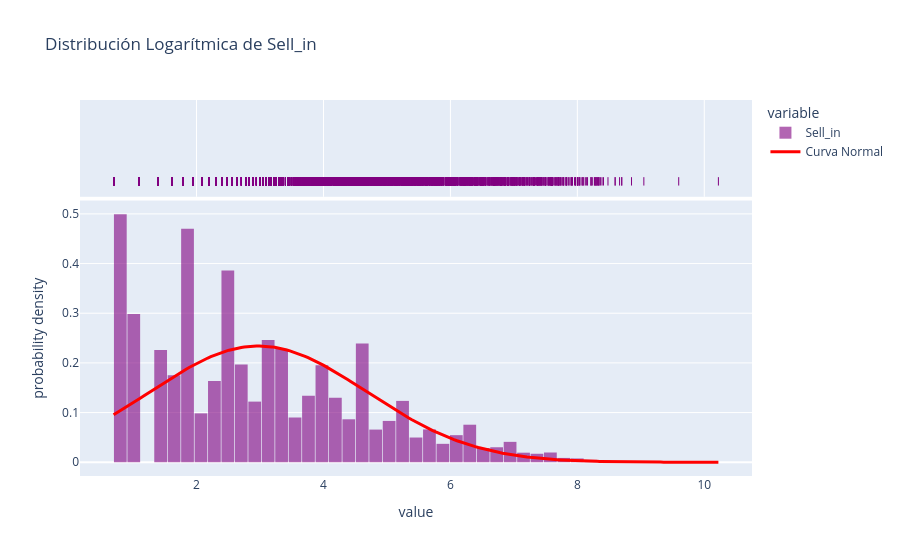

Notebook cell for this chart:
### Markdown cell above
Debido a la alta asimetría de la variable, se aplicará una transformación logarítmica sobre los valores positivos con el objetivo de comprimir el rango de los datos y visualizar con mayor claridad la distribución de los movimientos comerciales.

### Code cell
golden_number = (1 + np.sqrt(5))/2
sample_log = np.log1p(df_sell_positive["Sell_in"])

fig = px.histogram( sample_log
               , width = 900, height=900/golden_number
               , marginal= 'rug'
               , nbins = 80
               , orientation="v"
               ,color_discrete_sequence =["purple"]
               ,title = "Distribución Logarítmica de Sell_in"
               , histnorm='probability density'
                )


fig.update_layout(bargap=0.05)


fig.update_traces(selector=dict(type='histogram'),overwrite=True, opacity=0.6
                  ,  xbins = dict(start = min(sample_log), end=max(sample_log), size =  np.ptp(np.histogram_bin_edges(sample_log, bins='auto')[0:2]))
                  , autobinx=False
                  
                  )

media, desviacion = np.mean(sample_log), np.std(sample_log)
x_curva = np.linspace(min(sample_log), max(sample_log), 200)
y_curva = stats.norm.pdf(x_curva, media, desviacion)

fig.add_trace(
    go.Scatter(
        x=x_curva, 
        y=y_curva, 
        mode='lines', 
        name='Curva Normal',
        line=dict(color='red', width=3)  # Color a juego con tu paleta púrpura
    )
)


fig.show()

### Figure 1 — Plotly figure (JSON) as saved in the notebook; plotly's stock layout.template omitted (floating-point values rounded to 4 significant figures; data arrays with more than 128 entries replaced by an {"elided": "..."} marker saying what was removed)
{"data": [{"autobinx": false, "bingroup": "x", "histnorm": "probability density", "hovertemplate": "variable=Sell_in<br>value=%{x}<br>probability density=%{y}<extra></extra>", "legendgroup": "Sell_in", "marker": {"color": "purple", "pattern": {"shape": ""}}, "name": "Sell_in", "nbinsx": 80, "opacity": 0.6, "orientation": "v", "showlegend": true, "type": "histogram", "x": {"elided": "13000 float values"}, "xaxis": "x", "xbins": {"end": 10.22, "size": 0.2118, "start": 0.6931}, "yaxis": "y"}, {"boxpoints": "all", "fillcolor": "rgba(255,255,255,0)", "hoveron": "points", "hovertemplate": "variable=Sell_in<br>value=%{x}<extra></extra>", "jitter": 0, "legendgroup": "Sell_in", "line": {"color": "rgba(255,255,255,0)"}, "marker": {"color": "purple", "symbol": "line-ns-open"}, "name": "Sell_in", "showlegend": false, "type": "box", "x": {"elided": "13000 float values"}, "xaxis": "x2", "yaxis": "y2"}, {"line": {"color": "red", "width": 3}, "mode": "lines", "name": "Curva Normal", "type": "scatter", "x": {"elided": "200 float values"}, "y": {"elided": "200 float values"}}], "layout": {"bargap": 0.05, "barmode": "relative", "height": 556.2, "legend": {"title": {"text": "variable"}, "tracegroupgap": 0}, "title": {"text": "Distribución Logarítmica de Sell_in"}, "width": 900, "xaxis": {"anchor": "y", "domain": [0, 1], "title": {"text": "value"}}, "xaxis2": {"anchor": "y2", "domain": [0, 1], "matches": "x", "showgrid": true, "showticklabels": false}, "yaxis": {"anchor": "x", "domain": [0, 0.7326], "title": {"text": "probability density"}}, "yaxis2": {"anchor": "x2", "domain": [0.7426, 1], "matches": "y2", "showgrid": false, "showline": false, "showticklabels": false, "ticks": ""}}}
